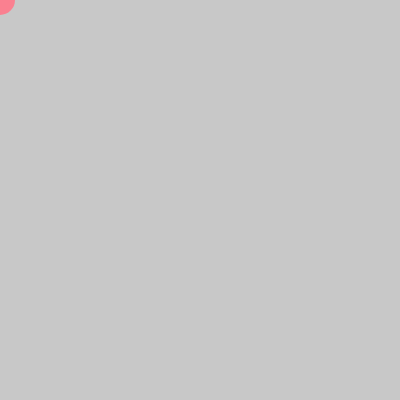
Frame 1 (no input)
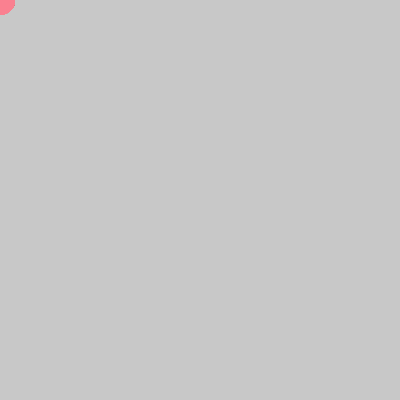
Frame 60 (no input)
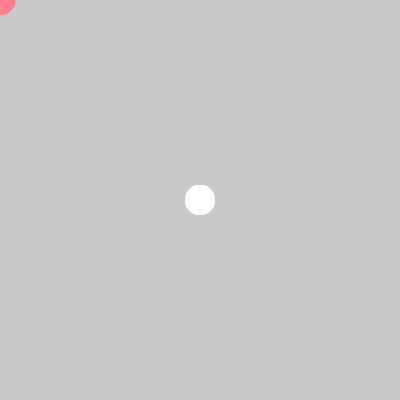
Frame 120 (the mouse pressed at the canvas centre since frame 60)

The p5.js sketch that drew these frames (run headless with seeded random() and noise() and a simulated clock; from frame 60 on, the mouse is pressed at the canvas centre):

// p5.js sketch
// ── sketch.js
let r, g, b;

function setup() {
  createCanvas(400, 400);
  background(200);

  r = 255; //red
  g = 255; //green
  b = 255; //blue   // white color
}

function draw() {
  //background(200);

  // change the color based on mouseY
  if (mouseY < 100) {
    // salmon color
    r = 250;
    g = 128;
    b = 144;
  } else if (mouseY > 300) {
    // purple
    r = 142;
    g = 68;
    b = 173;
  } else {
    // white
    r = 255;
    g = 255;
    b = 255;
  }

  noStroke();
  fill(r, g, b);
  ellipse(mouseX, mouseY, 30, 30);
}
